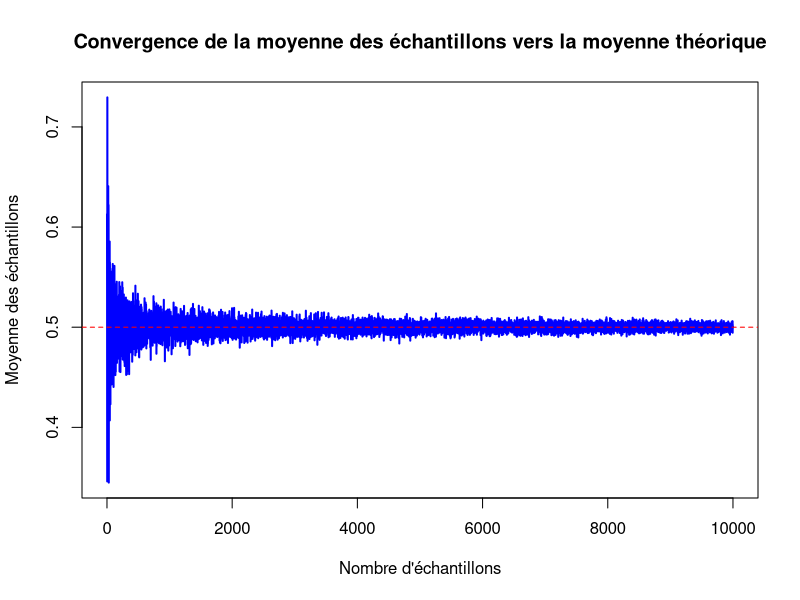

This chart was generated by the following R code:
lln_uniforme <- function(n) {
  borne_gauche_intervalle <- 0
  borne_droite_intervalle <- 1
  moyennes <- numeric(n)
  for(i in 1:n) {
    echantillon <- runif(i, borne_gauche_intervalle, borne_droite_intervalle)
    moyennes[i] <- mean(echantillon)
  }
  plot(1:n, moyennes, type = "l", col = "blue", lwd = 2, 
       xlab = "Nombre d'échantillons", ylab = "Moyenne des échantillons",
       main = "Convergence de la moyenne des échantillons vers la moyenne théorique")
  abline(h = (borne_gauche_intervalle + borne_droite_intervalle) / 2, col = "red", lty = 2)
}

lln_uniforme(10000)
